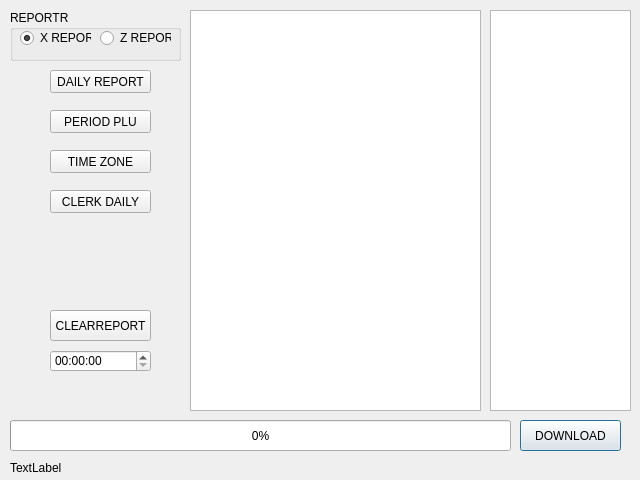
<?xml version="1.0" encoding="UTF-8"?>
<ui version="4.0">
 <class>reportDialog</class>
 <widget class="QDialog" name="reportDialog">
  <property name="geometry">
   <rect>
    <x>0</x>
    <y>0</y>
    <width>640</width>
    <height>480</height>
   </rect>
  </property>
  <property name="windowTitle">
   <string>Dialog</string>
  </property>
  <widget class="QPushButton" name="DOWNLOADDATA">
   <property name="geometry">
    <rect>
     <x>520</x>
     <y>420</y>
     <width>101</width>
     <height>31</height>
    </rect>
   </property>
   <property name="text">
    <string>DOWNLOAD</string>
   </property>
  </widget>
  <widget class="QProgressBar" name="progressBar">
   <property name="geometry">
    <rect>
     <x>10</x>
     <y>420</y>
     <width>501</width>
     <height>31</height>
    </rect>
   </property>
   <property name="value">
    <number>0</number>
   </property>
  </widget>
  <widget class="QTextEdit" name="reportedit">
   <property name="geometry">
    <rect>
     <x>190</x>
     <y>10</y>
     <width>291</width>
     <height>401</height>
    </rect>
   </property>
  </widget>
  <widget class="QGroupBox" name="xzreoprt">
   <property name="geometry">
    <rect>
     <x>10</x>
     <y>10</y>
     <width>171</width>
     <height>51</height>
    </rect>
   </property>
   <property name="title">
    <string>REPORTR</string>
   </property>
   <widget class="QRadioButton" name="xreport">
    <property name="geometry">
     <rect>
      <x>10</x>
      <y>20</y>
      <width>71</width>
      <height>16</height>
     </rect>
    </property>
    <property name="text">
     <string>X REPORT</string>
    </property>
    <property name="checked">
     <bool>true</bool>
    </property>
   </widget>
   <widget class="QRadioButton" name="zreport">
    <property name="geometry">
     <rect>
      <x>90</x>
      <y>20</y>
      <width>71</width>
      <height>16</height>
     </rect>
    </property>
    <property name="text">
     <string>Z REPORT</string>
    </property>
   </widget>
  </widget>
  <widget class="QTableWidget" name="tableWidget">
   <property name="geometry">
    <rect>
     <x>490</x>
     <y>10</y>
     <width>141</width>
     <height>401</height>
    </rect>
   </property>
  </widget>
  <widget class="QLabel" name="info">
   <property name="geometry">
    <rect>
     <x>10</x>
     <y>460</y>
     <width>471</width>
     <height>16</height>
    </rect>
   </property>
   <property name="text">
    <string>TextLabel</string>
   </property>
  </widget>
  <widget class="QTimeEdit" name="timeEdit">
   <property name="geometry">
    <rect>
     <x>50</x>
     <y>350</y>
     <width>101</width>
     <height>22</height>
    </rect>
   </property>
  </widget>
  <widget class="QStackedWidget" name="stackedWidget">
   <property name="geometry">
    <rect>
     <x>10</x>
     <y>60</y>
     <width>171</width>
     <height>241</height>
    </rect>
   </property>
   <widget class="QWidget" name="page">
    <widget class="QPushButton" name="DAILYBTN">
     <property name="geometry">
      <rect>
       <x>40</x>
       <y>10</y>
       <width>101</width>
       <height>23</height>
      </rect>
     </property>
     <property name="text">
      <string>DAILY REPORT</string>
     </property>
    </widget>
    <widget class="QPushButton" name="CLERKBTN">
     <property name="geometry">
      <rect>
       <x>40</x>
       <y>130</y>
       <width>101</width>
       <height>23</height>
      </rect>
     </property>
     <property name="text">
      <string>CLERK DAILY</string>
     </property>
    </widget>
    <widget class="QPushButton" name="TIMEBTN">
     <property name="geometry">
      <rect>
       <x>40</x>
       <y>90</y>
       <width>101</width>
       <height>23</height>
      </rect>
     </property>
     <property name="text">
      <string>TIME ZONE</string>
     </property>
    </widget>
    <widget class="QPushButton" name="PLUBTN">
     <property name="geometry">
      <rect>
       <x>40</x>
       <y>50</y>
       <width>101</width>
       <height>23</height>
      </rect>
     </property>
     <property name="text">
      <string>PERIOD PLU</string>
     </property>
    </widget>
   </widget>
   <widget class="QWidget" name="page_2"/>
  </widget>
  <widget class="QPushButton" name="cleardbreport">
   <property name="geometry">
    <rect>
     <x>50</x>
     <y>310</y>
     <width>101</width>
     <height>31</height>
    </rect>
   </property>
   <property name="text">
    <string>CLEARREPORT</string>
   </property>
  </widget>
 </widget>
 <resources/>
 <connections/>
</ui>
